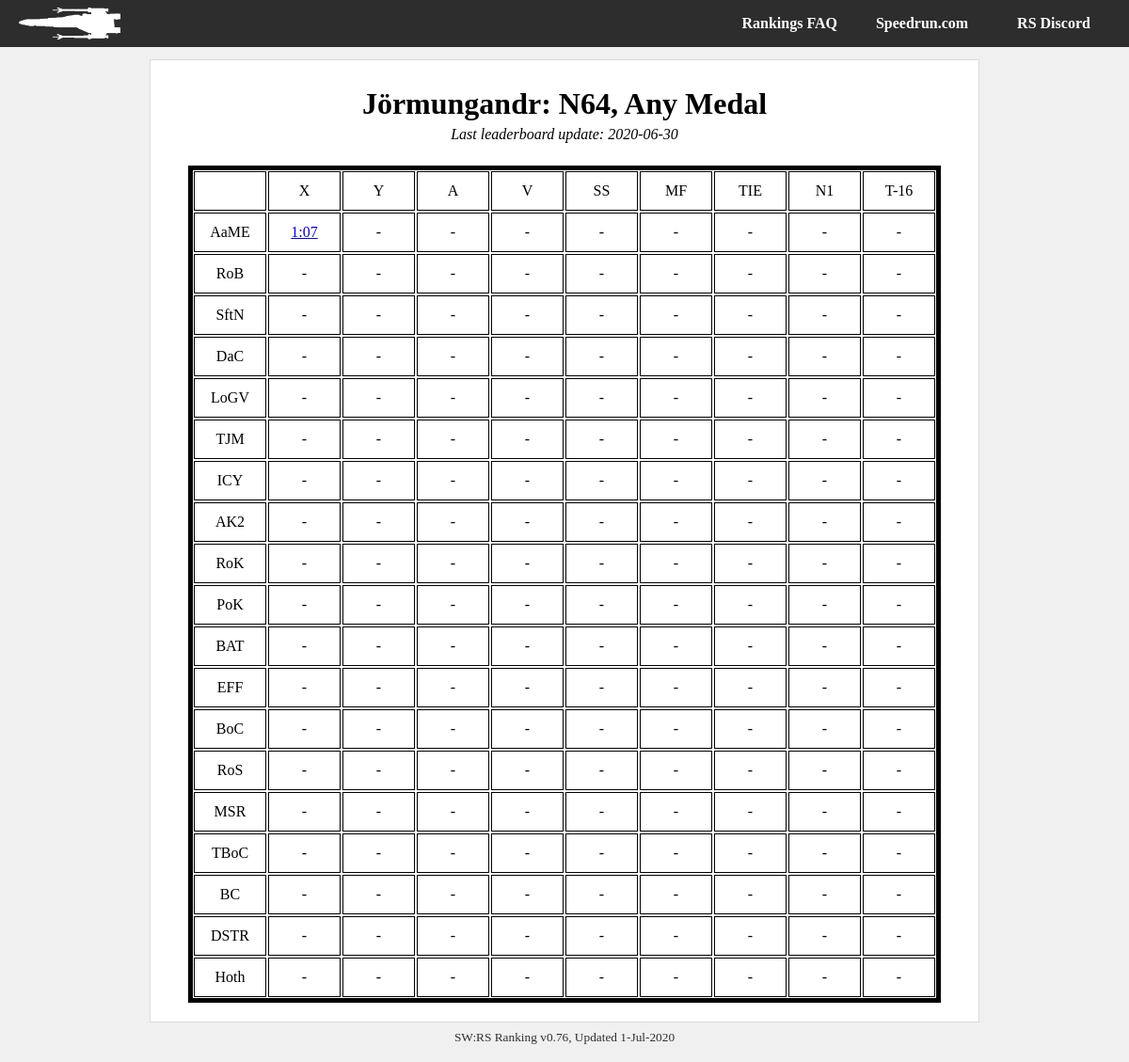
/player/Jörmungandr/n64_any, run on an earlier commit of the app's database.
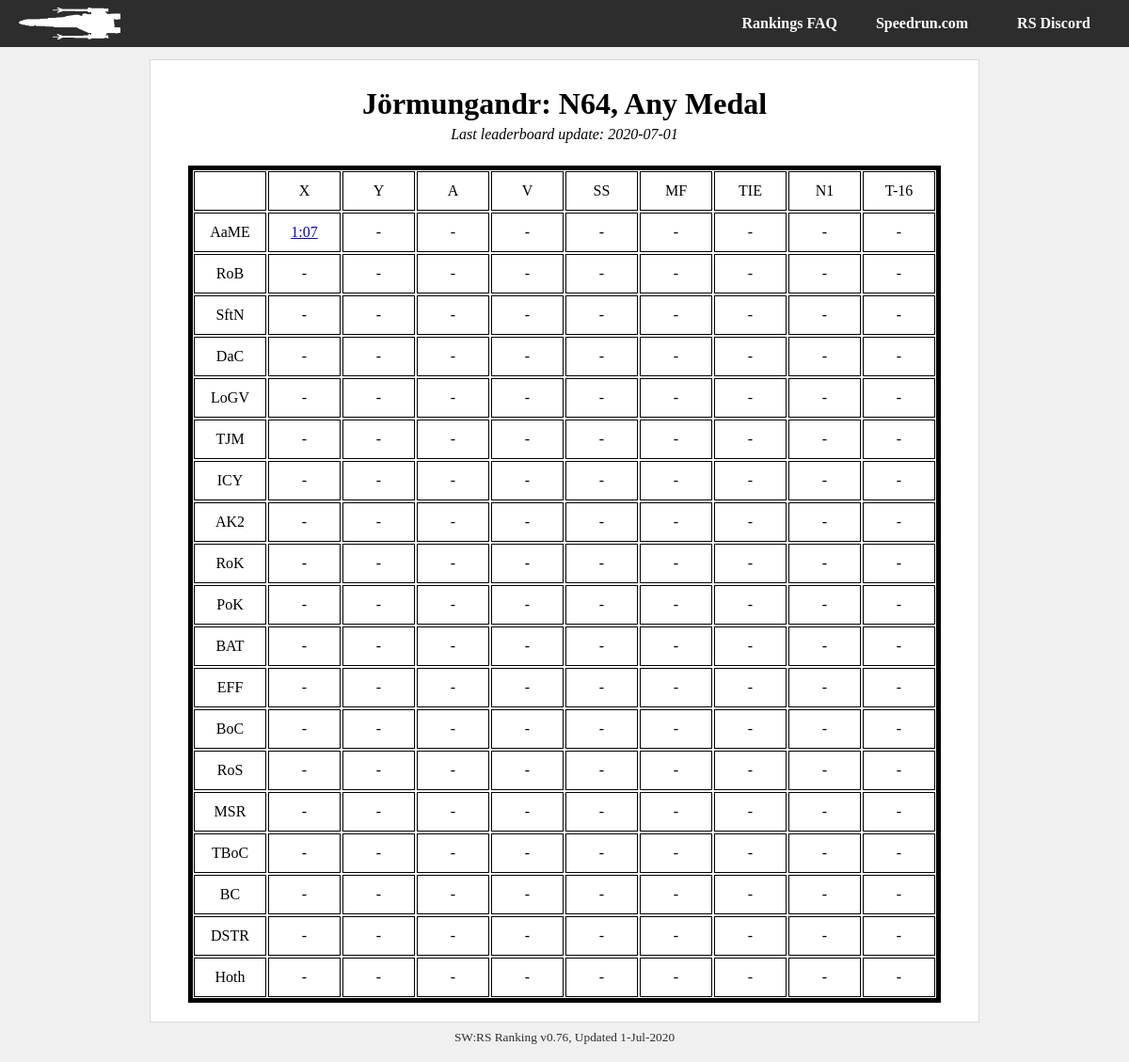
And on a later commit of the database.
### tables this page shows
CREATE TABLE metadata (field          text primary key,value          text);

CREATE TABLE il_runs_20200630 (run_id          integer primary key,level           text,category        text,player          text,time            integer default 9999,platform        text,medal           text,src_link        text);

CREATE TABLE il_runs_20200701 (run_id          integer primary key,level           text,category        text,player          text,time            integer default 9999,platform        text,medal           text,src_link        text);

### swrs.py (the view)
@app.route('/player/<player_id>/<category>')
def player_cat(player_id, category):
    con = lite.connect(DATABASE)
    with con:
        cur = con.cursor()
        cur.execute('SELECT value FROM metadata ' +
                    'WHERE field = "last_update"')
    last_up = cur.fetchall()[0][0]
    tag = last_up + '_' + category
    if category[0:2] == 'pc':
        console = "PC"
    elif category[0:3] == 'n64':
        console = 'N64'
    else:
        console = 'CONSOLE?'
    if category[-3:] == 'any':
        medal_type = "Any Medal"
    elif category[-4:] == 'gold':
        medal_type = 'Gold Medal'
    else:
        medal_type = 'MEDAL?'
    runs = []
    for lev in il_level_names:
        level_array = []
        for ship in il_category_names:
            cur = con.cursor()
            with con:
                cur.execute('SELECT level, category, time, "src_link" ' +
                            'FROM il_runs_' + last_up + ' ' +
                            'WHERE player = "' + player_id + '" AND ' +
                            'platform = "' + console + '" AND ' +
                            'level = "' + lev + '" AND ' +
                            'category = "' + ship + '" AND ' +
                            'medal = "' + medal_type + '";')
            run = cur.fetchall()
            if run:
                run = list(run[0])
                print(run)
                run[2] = convert_seconds(run[2])
            level_array.append(run)
        runs.append(level_array)
    for i in runs:
        print(i)
    try:
        return render_template('player-category.html',
                               name=player_id,
                               medal=medal_type,
                               platform=console,
                               runs=runs,
                               last_update=DATESTAMP)
    except Exception as e:
        return str(e)

### swrs.py (called while the page is built)
def convert_seconds(in_time):
    print(in_time)
    out_time = 'ERR'
    secs = in_time % 60
    mins = (in_time - secs) // 60
    if secs < 10:
        secs = '0' + str(secs)
    out_time = str(mins) + ':' + str(secs)
    return out_time

@app.teardown_appcontext
def close_connection(exception):
    db = getattr(g, '_database', None)
    if db is not None:
        db.close()

### templates/player-category.html
{% from "macros.html" import header, footer, categories, title, player_chart %}
{{ header(name +" | SWRS") }}
{{ title(name + ": " + platform + ", " + medal, last_update) }}
{% set level_acronyms = ["AaME",
"RoB",
"SftN",
"DaC",
"LoGV",
"TJM",
"ICY",
"AK2",
"RoK",
"PoK",
"BAT",
"EFF",
"BoC",
"RoS",
"MSR",
"TBoC",
"BC",
"DSTR",
"Hoth"] %}
    <div id="about">
            <div id="runs-table">
                <div class="runs-table-row">
                    <div class="runs-table-timebox"> </div>
                    <div class="runs-table-timebox">X</div>
                    <div class="runs-table-timebox">Y</div>
                    <div class="runs-table-timebox">A</div>
                    <div class="runs-table-timebox">V</div>
                    <div class="runs-table-timebox">SS</div>
                    <div class="runs-table-timebox">MF</div>
                    <div class="runs-table-timebox">TIE</div>
                    <div class="runs-table-timebox">N1</div>
                    <div class="runs-table-timebox">T-16</div>
                </div>
            {% for i in range(runs|length): %}
                {% set level = runs[i] %}
                <div class="runs-table-row {{ level_acronyms[i] }}">
                <div class="runs-table-timebox">{{ level_acronyms[i] }}</div>
                {% for ship in level %}
                    <div class="runs-table-timebox">
                        {% if ship: %}
                            <a href="{{ ship[3] }}">{{ ship[2] }}</a>
                        {% else %}
                            -
                        {% endif %}
                    </div>
                {% endfor %}
                </div>
            {% endfor %}
            </div>
    </div>
{{ footer() }}

### templates/macros.html (shortened to what this page needs)
{% macro header(header_text) %}
<html>
    <head>
        <link rel="stylesheet" type="text/css" href="{{ url_for('static', filename = 'style.css') }}" />
    </head>
    <body>
    <div id="container">
        {{ tabs() }}
    <div id="body-wrapper">
        <div id="body-content">
{% endmacro %}
{% macro tabs() %}
        <div id="body-tabs">
            <div id="lefttabs">
                <a href="/"><img src= {{ url_for('static', filename = 'logo.png') }}></a>
            </div>
            <div id="righttabs">
                <a href="https://discord.gg/Gp7swfc"><div id="tab" class="topplayers back">RS Discord</div></a>
            </div>
            <div id="righttabs">
                <a href="https://www.speedrun.com/rogue1/"><div id="tab" class="topplayers back">Speedrun.com</div></a>
            </div>
            <div id="righttabs">
                <a href="/faq"><div id="tab" class="topplayers back">Rankings FAQ</div></a>
            </div>
        </div>
{% endmacro %}
{% macro title(name, date) %}
            <div id="title">
                    <h1>
                        {{ name }}
                    </h1>
                    {% if date %}
                    <div id="lastupdate">
                        <p>Last leaderboard update: {{ date[:4] }}-{{ date[4:6] }}-{{ date[6:] }}</p>
                    </div>
                    {% endif %}
            </div>
{% endmacro %}
{% macro footer() %}
            </div>
            <div id="footertext">
                <span title="v0.77 Greedo">SW:RS Ranking v0.76, Updated 1-Jul-2020</span>
            </div>
        </div>
    </div>
    </body>
</html>
{% endmacro %}

### static/style.css (style rules this page uses)
body { font-family: 'LiberationSerif', 'Bookman', 'Times', Serif; margin: 0px; background: #f0f0f0; position: relative; }
#container { position: absolute; width: 100%; height: 100%; }
#body-wrapper { width: max-content; max-width: 95%; margin-left:auto; margin-right:auto; padding: 10px; display: block; position: relative; overflow: hidden !important; }
#body-tabs { display: block; overflow: hidden; background: #2d2d2d; padding: 0px 10px; height: 50px; background-repeat: no-repeat; background-size: auto 35px; background-attachment: fixed; background-position-x: center; background-position-y: 7px; }
#tab { display: inline-block; color: #ffffff; padding: 00px 20px; border-radius: 0px; margin: 0px; min-width: 100px; text-align: center; font-weight: bold; line-height: 50px; height: 100%; }
#lefttabs { float: left; }
#lefttabs img { padding: 8px 10px; height: 34px; }
#righttabs { float: right; }
#body-content { border: 1px #dadada solid; min-height: 100px; background: #ffffff; border-radius: 0px; margin-top: 3px; padding: 20px 40px; }
#title { text-align: center; margin: .5em 0em 1.5em 0em; font-weight: bold; font-style: italic; }
#title h1 { margin: 0em 0em .0em 0em; font-style: normal; }
#footertext { text-align: center; font-size: 10pt; padding: 8px; opacity: 0.8; }
#lastupdate p { font-weight: normal; padding: 0; margin: 5px 0 0 0; }
#runs-table { border: 5px solid #000000; overflow: hidden; }
.runs-table-row { display: flex; flex-direction: row; flex-wrap: nowrap; justify-content: flex-start; align-items: stretch; align-content: stretch; }
.runs-table-timebox { margin: 1px; width: 75px; line-height: 20px; padding-top: 10px; padding-bottom: 10px; border: 1px solid #000000; text-align: center; vertical-align: middle; }

What changed in the data, as far as the page shows it:
no longer on this page (row unchanged): il_runs_20200630: ship "1:07"
changed metadata: value "06" → "07"; value "30" → "01"
now on this page (row unchanged): il_runs_20200701: ship "1:07"
